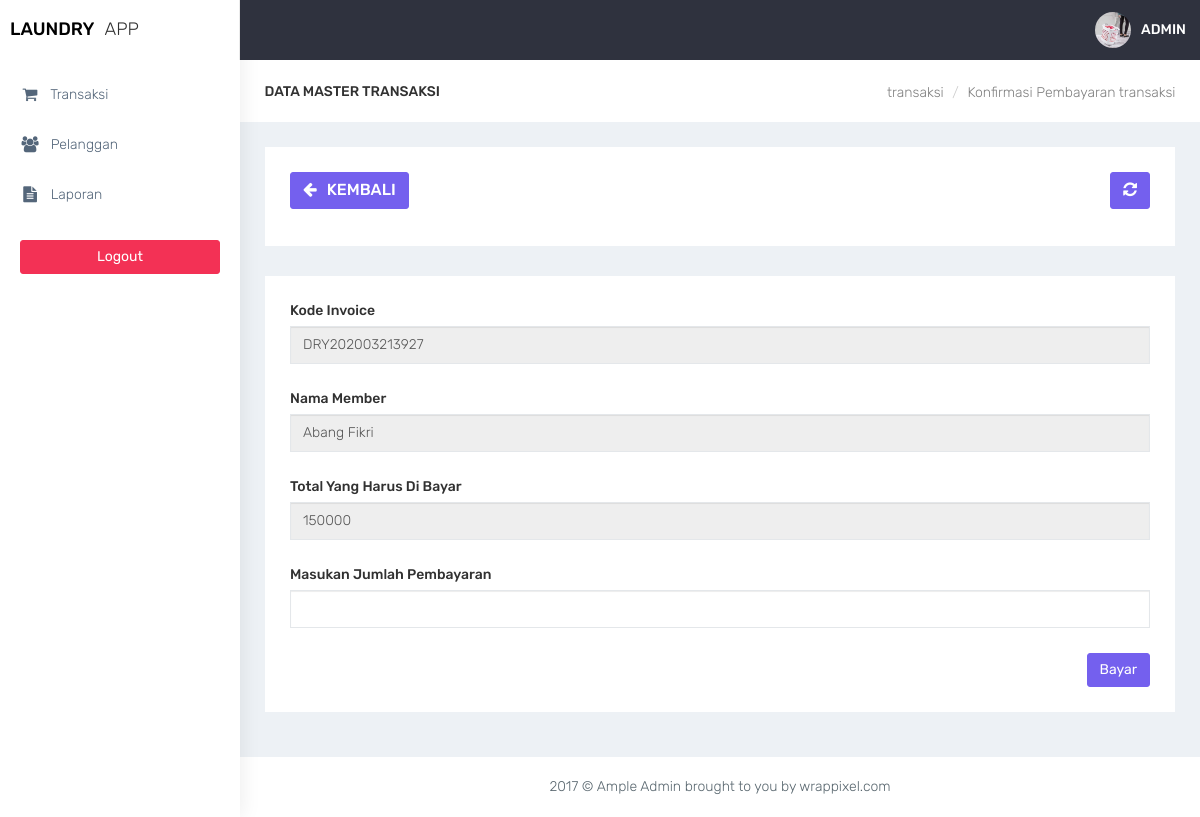
Page /kasir/transaksi_bayar.php?id=33 (signed in) on the committed database.
### tables this page shows
CREATE TABLE `transaksi` (
  `id_transaksi` int(11) NOT NULL,
  `outlet_id` int(11) DEFAULT NULL,
  `kode_invoice` varchar(100) DEFAULT NULL,
  `member_id` int(11) DEFAULT NULL,
  `tgl` datetime DEFAULT NULL,
  `batas_waktu` datetime DEFAULT NULL,
  `tgl_pembayaran` datetime DEFAULT NULL,
  `biaya_tambahan` int(11) DEFAULT NULL,
  `diskon` double DEFAULT NULL,
  `pajak` int(11) DEFAULT NULL,
  `status` enum('baru','proses','selesai','diambil') DEFAULT NULL,
  `status_bayar` enum('dibayar','belum') DEFAULT NULL,
  `user_id` int(11) DEFAULT NULL
);

CREATE TABLE `member` (
  `id_member` int(11) NOT NULL,
  `nama_member` varchar(100) DEFAULT NULL,
  `alamat_member` text DEFAULT NULL,
  `jenis_kelamin` enum('L','P') DEFAULT NULL,
  `telp_member` varchar(15) DEFAULT NULL,
  `no_ktp` varchar(30) DEFAULT NULL
);

CREATE TABLE `detail_transaksi` (
  `id_detail` int(11) NOT NULL,
  `transaksi_id` int(11) DEFAULT NULL,
  `paket_id` int(11) DEFAULT NULL,
  `qty` double DEFAULT NULL,
  `total_harga` double DEFAULT NULL,
  `keterangan` text DEFAULT NULL,
  `total_bayar` int(11) DEFAULT NULL
);

### kasir/functions.php (called while the page is built, shortened)
<?php
function ambilsatubaris($conn,$query){
    $db = mysqli_query($conn,$query);
    return mysqli_fetch_assoc($db);
}
?>

### kasir/transaksi_bayar.php (the view, shortened to what this page needs)
<?php
$title = 'transaksi';
require'functions.php';
$query = 'SELECT transaksi.*,member.nama_member , detail_transaksi.total_harga FROM transaksi INNER JOIN member ON member.id_member = transaksi.member_id INNER JOIN detail_transaksi ON detail_transaksi.transaksi_id = transaksi.id_transaksi WHERE transaksi.id_transaksi = ' . $_GET['id'];
$data = ambilsatubaris($conn,$query);
require'layout_header.php';
?>
<div class="container-fluid">
    <div class="row bg-title">
        <div class="col-lg-3 col-md-4 col-sm-4 col-xs-12">
            <h4 class="page-title">Data Master <?= $title ?></h4> </div>
        <div class="col-lg-9 col-sm-8 col-md-8 col-xs-12">
            <ol class="breadcrumb">
                <li><a href="outlet.php"><?= $title ?></a></li>
                <li><a href="#">Konfirmasi Pembayaran <?= $title ?></a></li>
            </ol>
        </div>
    </div>
    <div class="row">
        <div class="col-md-12 col-lg-12 col-sm-12 col-xs-12">
            <div class="white-box">
                <div class="row">
                    <div class="col-md-6">
                          <a href="javascript:void(0)" onclick="window.history.back();" class="btn btn-primary box-title"><i class="fa fa-arrow-left fa-fw"></i> Kembali</a>
                    </div>
                    <div class="col-md-6 text-right">
                        <button id="btn-refresh" class="btn btn-primary box-title text-right" title="Refresh Data"><i class="fa fa-refresh" id="ic-refresh"></i></button>
                    </div>
                </div>
            </div>
        </div>
    </div>
    <div class="row">
        <div class="col-md-12 col-lg-12 col-sm-12 col-xs-12">
            <div class="white-box">
                <form method="post" action="transaksi_bayar.php?id=<?= $data['id_transaksi'] ?>" id="form-submit">
                <div class="form-group">
                    <label>Kode Invoice</label>
                    <input type="text" name="kode_invoice" value="<?= $data['kode_invoice'] ?>" class="form-control" readonly>
                </div>
                <div class="form-group">
                    <label>Nama Member</label>
                    <input type="text" name="nama_member" value="<?= $data['nama_member'] ?>" class="form-control" readonly>
                </div>
                <div class="form-group">
                    <label>Total Yang Harus Di Bayar</label>
                    <input type="text" name="total_harga" value="<?= $data['total_harga'] ?>" class="form-control" readonly>
                </div>
                <div class="form-group">
                    <label>Masukan Jumlah Pembayaran</label>
                    <input type="number" name="total_bayar" id="total_bayar"  class="form-control">
                </div>
                <div class="text-right">
                    <button type="submit" name="btn-simpan" id="btn-simpan" class="btn btn-primary">Bayar</utton>
                </div>
                </form>
            </div>
        </div>
    </div>
</div>
<?php
require'layout_footer.php';
?>

### assets/css/colors/default.css (style rules this page uses)
body { background: #fff; }

### rows in the picture
transaksi: kode_invoice "DRY202003213927", nama_member "Abang Fikri", total_harga "150000"

### other values in the picture
$title "TRANSAKSI"
$title "transaksi"
